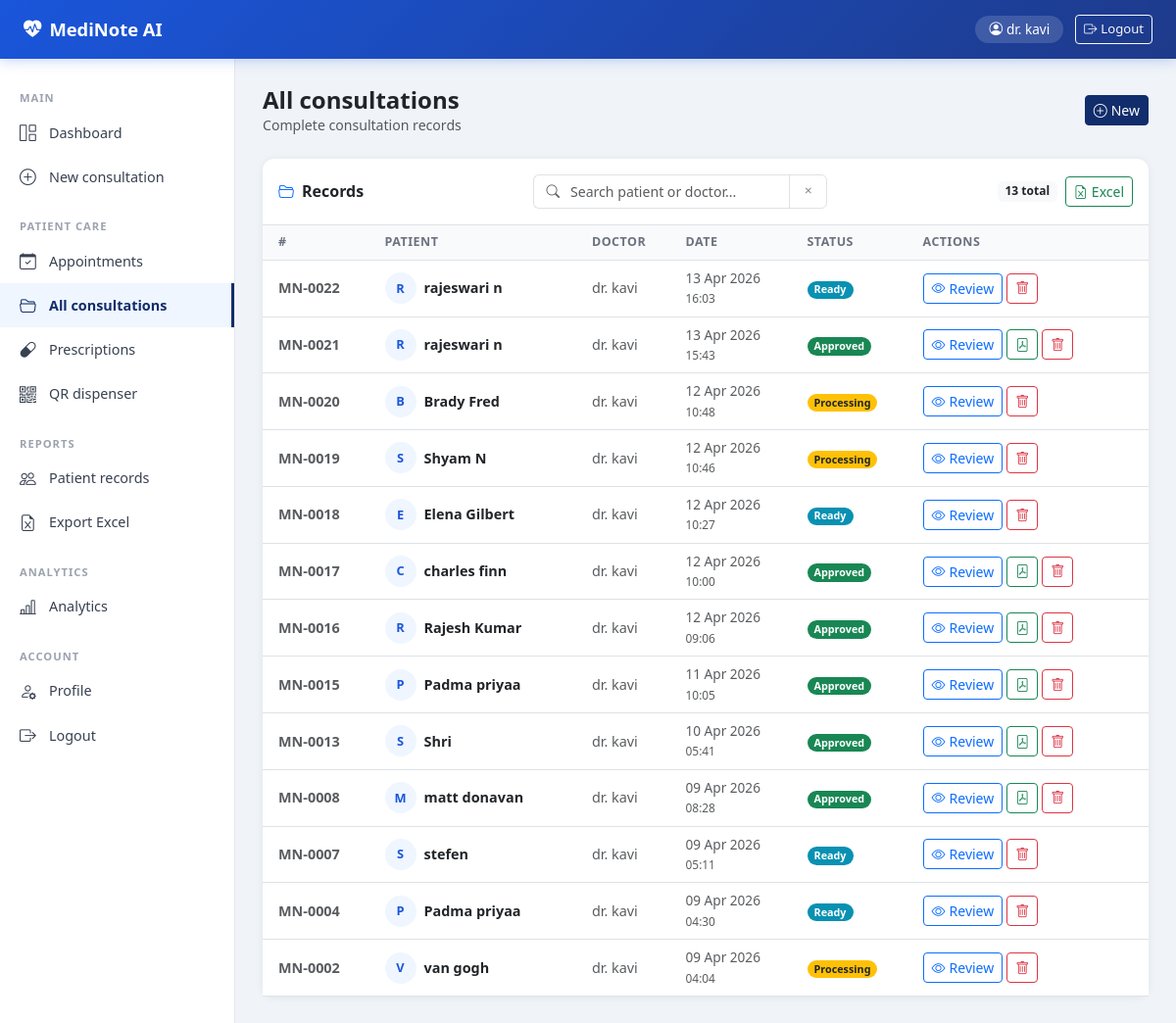
Page /consultations (signed in) on the committed database.
### models/consultation.py (models this page shows, shortened)
class User(UserMixin, db.Model):
    __tablename__ = "users"
    id            = db.Column(db.Integer, primary_key=True)
    name          = db.Column(db.String(100), nullable=False)
    email         = db.Column(db.String(120), unique=True, nullable=False)
    password_hash = db.Column(db.String(200))
    role          = db.Column(db.String(20), default="doctor")
    created_at    = db.Column(db.DateTime, default=datetime.utcnow)

class Consultation(db.Model):
    __tablename__ = "consultations"
    id           = db.Column(db.Integer, primary_key=True)
    patient_name = db.Column(db.String(100))
    doctor_name  = db.Column(db.String(100))
    audio_file   = db.Column(db.String(200))
    status       = db.Column(db.String(30), default="uploaded")
    created_at   = db.Column(db.DateTime, default=datetime.utcnow)
    approved_at  = db.Column(db.DateTime, nullable=True)
    transcripts  = db.relationship("Transcript", backref="consultation", lazy=True)
    entities     = db.relationship("Entity", backref="consultation", lazy=True)
    notes        = db.relationship("Note", backref="consultation", lazy=True)
    prescriptions = db.relationship("Prescription", backref="consultation", lazy=True)

### routes/dashboard.py (the view)
@dashboard_bp.route("/consultations")
@login_required
def all_consultations():
    consultations = Consultation.query.order_by(
        Consultation.created_at.desc()
    ).all()
    return render_template("all_consultations.html",
                           consultations=consultations)

### models/consultation.py (called while the page is built)
@login_manager.user_loader
def load_user(user_id):
    return User.query.get(int(user_id))

### templates/all_consultations.html (shortened to what this page needs)
{% extends "base.html" %}
{% block content %}
<div class="d-flex justify-content-between align-items-center mb-4">
  <div>
    <h4 class="fw-bold mb-0">All consultations</h4>
    <p class="text-muted mb-0" style="font-size:.88rem">
      Complete consultation records
    </p>
  </div>
  <a href="{{ url_for('consultation.consent') }}" class="btn btn-primary btn-sm">
    <i class="bi bi-plus-circle me-1"></i>New
  </a>
</div>
<div class="card">
  <div class="card-body p-0">
    <div class="d-flex justify-content-between align-items-center p-3 border-bottom gap-3">
      <h6 class="fw-bold mb-0 text-nowrap">
        <i class="bi bi-folder2-open me-2 text-primary"></i>Records
      </h6>
      <div class="input-group" style="max-width:300px">
        <span class="input-group-text bg-white border-end-0">
          <i class="bi bi-search text-muted" style="font-size:.85rem"></i>
        </span>
        <input type="text" id="search-input"
               class="form-control border-start-0 ps-0"
               placeholder="Search patient or doctor..."
               style="font-size:.88rem"
               oninput="filterTable(this.value)"/>
        <button class="btn btn-outline-secondary border"
                onclick="clearSearch()" style="font-size:.82rem">
          <i class="bi bi-x"></i>
        </button>
      </div>
      <div class="d-flex align-items-center gap-2">
        <span class="badge bg-light text-dark text-nowrap" id="result-count">
          {{ consultations|length }} total
        </span>
        <a href="{{ url_for('consultation.export_excel') }}"
           class="btn btn-sm btn-outline-success text-nowrap">
          <i class="bi bi-file-earmark-excel me-1"></i>Excel
        </a>
      </div>
    </div>
    {% if consultations %}
    <div class="table-responsive">
      <table class="table table-hover mb-0">
        <thead>
          <tr>
            <th class="ps-3">#</th>
            <th>Patient</th>
            <th>Doctor</th>
            <th>Date</th>
            <th>Status</th>
            <th class="pe-3">Actions</th>
          </tr>
        </thead>
        <tbody>
          {% for c in consultations %}
          <tr>
            <td class="ps-3 text-muted fw-bold">MN-{{ '%04d' % c.id }}</td>
            <td>
              <div class="d-flex align-items-center gap-2">
                <div style="width:32px;height:32px;border-radius:50%;
                            background:#eff6ff;color:#1a56db;
                            display:flex;align-items:center;justify-content:center;
                            font-size:.8rem;font-weight:700">
                  {{ c.patient_name[0].upper() }}
                </div>
                <span class="fw-semibold">{{ c.patient_name }}</span>
              </div>
            </td>
            <td class="text-muted">{{ c.doctor_name }}</td>
            <td class="text-muted" style="font-size:.85rem">
              {{ c.created_at.strftime("%d %b %Y") }}<br>
              <small>{{ c.created_at.strftime("%H:%M") }}</small>
            </td>
            <td>
              {% if c.status == "uploaded" %}
                <span class="badge rounded-pill bg-secondary">Uploaded</span>
              {% elif c.status == "processing" %}
                <span class="badge rounded-pill bg-warning text-dark">Processing</span>
              {% elif c.status == "transcribed" %}
                <span class="badge rounded-pill bg-info text-dark">Transcribed</span>
              {% elif c.status == "ready" %}
                <span class="badge rounded-pill"
                      style="background:#0891b2;color:#fff">Ready</span>
              {% elif c.status == "approved" %}
                <span class="badge rounded-pill bg-success">Approved</span>
              {% elif c.status == "error" %}
                <span class="badge rounded-pill bg-danger">Error</span>
              {% endif %}
            </td>
            <td class="pe-3">
              <div class="d-flex gap-1">
                <a href="{{ url_for('consultation.review', id=c.id) }}"
                   class="btn btn-sm btn-outline-primary">
                  <i class="bi bi-eye me-1"></i>Review
                </a>
                {% if c.status == "approved" %}
                <a href="{{ url_for('consultation.export_pdf', id=c.id) }}"
                   class="btn btn-sm btn-outline-success">
                  <i class="bi bi-file-pdf"></i>
                </a>
                {% endif %}
                <form method="POST"
                      action="{{ url_for('consultation.delete_consultation', id=c.id) }}"
                      class="d-inline"
                      onsubmit="return confirm('Delete this consultation?')">
                  <button type="submit" class="btn btn-sm btn-outline-danger">
                    <i class="bi bi-trash"></i>
                  </button>
                </form>
              </div>
            </td>
          </tr>
          {% endfor %}
        </tbody>
      </table>
    </div>
    {% else %}
    <div class="text-center text-muted py-5">
      <i class="bi bi-inbox" style="font-size:3rem;opacity:.3"></i>
      <p class="mt-3">No consultations yet</p>
    </div>
    {% endif %}
  </div>
</div>
{% endblock %}

### templates/base.html (shortened to what this page needs)
<!DOCTYPE html>
<html lang="en">
<head>
  <link href="https://cdn.jsdelivr.net/npm/bootstrap@5.3.0/dist/css/bootstrap.min.css" rel="stylesheet"/>
  <link href="https://cdn.jsdelivr.net/npm/bootstrap-icons@1.10.5/font/bootstrap-icons.css" rel="stylesheet"/>
</head>
<body>
{% set authenticated = current_user.is_authenticated %}
{% if authenticated %}
<div class="topbar">
  <a href="{{ url_for('dashboard.dashboard') }}" class="topbar-brand">
    <i class="bi bi-heart-pulse-fill"></i>MediNote AI
  </a>
  <div class="topbar-user">
    <span class="user-pill"><i class="bi bi-person-circle me-1"></i>{{ current_user.name }}</span>
    <a href="{{ url_for('auth.logout') }}" class="btn btn-sm btn-outline-light" style="font-size:.82rem">
      <i class="bi bi-box-arrow-right me-1"></i>Logout
    </a>
  </div>
</div>
<div class="sidebar">
    <div class="sidebar-label">Main</div>
    <a href="{{ url_for('dashboard.dashboard') }}"
       class="sidebar-link {% if request.endpoint == 'dashboard.dashboard' %}active{% endif %}">
      <i class="bi bi-grid-1x2"></i>Dashboard
    </a>
    <a href="{{ url_for('consultation.consent') }}"
       class="sidebar-link {% if request.endpoint in ['consultation.consent','consultation.upload'] %}active{% endif %}">
      <i class="bi bi-plus-circle"></i>New consultation
    </a>
    <div class="sidebar-label mt-2">Patient care</div>
    <a href="{{ url_for('patients.appointments') }}"
       class="sidebar-link {% if request.endpoint == 'patients.appointments' %}active{% endif %}">
      <i class="bi bi-calendar-check"></i>Appointments
    </a>
    <a href="{{ url_for('dashboard.all_consultations') }}"
       class="sidebar-link {% if request.endpoint == 'dashboard.all_consultations' %}active{% endif %}">
      <i class="bi bi-folder2-open"></i>All consultations
    </a>
    <a href="{{ url_for('patients.prescriptions') }}"
       class="sidebar-link {% if request.endpoint == 'patients.prescriptions' %}active{% endif %}">
      <i class="bi bi-capsule"></i>Prescriptions
    </a>
    <a href="{{ url_for('patients.qr_dispenser') }}"
       class="sidebar-link {% if request.endpoint == 'patients.qr_dispenser' %}active{% endif %}">
      <i class="bi bi-qr-code"></i>QR dispenser
    </a>
    <div class="sidebar-label mt-2">Reports</div>
    <a href="{{ url_for('patients.patient_list') }}"
       class="sidebar-link {% if request.endpoint in ['patients.patient_list','patients.patient_detail'] %}active{% endif %}">
      <i class="bi bi-people"></i>Patient records
    </a>
    <a href="{{ url_for('consultation.export_excel') }}"
       class="sidebar-link">
      <i class="bi bi-file-earmark-excel"></i>Export Excel
    </a>
    <div class="sidebar-label mt-2">Analytics</div>
    <a href="{{ url_for('patients.analytics') }}"
       class="sidebar-link {% if request.endpoint == 'patients.analytics' %}active{% endif %}">
      <i class="bi bi-bar-chart-line"></i>Analytics
    </a>
    <div class="sidebar-label mt-2">Account</div>
    <a href="{{ url_for('patients.profile') }}"
       class="sidebar-link {% if request.endpoint == 'patients.profile' %}active{% endif %}">
      <i class="bi bi-person-gear"></i>Profile
    </a>
    <a href="{{ url_for('auth.logout') }}" class="sidebar-link">
      <i class="bi bi-box-arrow-right"></i>Logout
    </a>
  </div>
{% endif %}
{% if authenticated %}
<div class="main-content">
{% else %}
<div class="container mt-4">
{% endif %}
  {% block content %}{% endblock %}
</div>
</body>
</html>

### templates/base.html (style rules this page uses)
:root { --primary:#112d6b; --primary-dk:#1341b8; --sidebar-w:240px; }
body { background:#f0f4f8; font-family:'Segoe UI',sans-serif; margin:0; }
.topbar { height:60px; background:linear-gradient(135deg,#1a56db 0%,#1e3a8a 100%); display:flex; align-items:center; padding:0 24px; position:fixed; top:0; left:0; right:0; z-index:1000; box-shadow:0 2px 12px rgba(26,86,219,.25); }
.topbar-brand { font-size:1.15rem; font-weight:700; color:#fff; text-decoration:none; }
.topbar-brand i { margin-right:8px; }
.topbar-user { margin-left:auto; display:flex; align-items:center; gap:12px; }
.user-pill { background:rgba(255,255,255,.15); border-radius:20px; padding:4px 14px; color:#fff; font-size:.85rem; }
.sidebar { width:var(--sidebar-w); background:#fff; position:fixed; top:60px; left:0; bottom:0; border-right:1px solid #e5e7eb; padding:20px 0; overflow-y:auto; z-index:900; }
.sidebar-label { font-size:.7rem; font-weight:700; color:#9ca3af; letter-spacing:1px; text-transform:uppercase; padding:12px 20px 4px; }
.sidebar-link { display:flex; align-items:center; gap:10px; padding:10px 20px; color:#374151; text-decoration:none; font-size:.9rem; transition:background .15s; }
.sidebar-link.active { background:#eff6ff; color:var(--primary); border-right:3px solid var(--primary); font-weight:600; }
.sidebar-link i { font-size:1.05rem; width:20px; }
.main-content { margin-left:var(--sidebar-w); margin-top:60px; padding:28px; min-height:calc(100vh - 60px); }
.card { border:none!important; border-radius:12px!important; box-shadow:0 1px 8px rgba(0,0,0,.07)!important; }
.btn-primary { background:var(--primary)!important; border-color:var(--primary)!important; }
.table th { font-size:.78rem; font-weight:600; text-transform:uppercase; letter-spacing:.5px; color:#6b7280; background:#f9fafb; }
.table td { font-size:.9rem; vertical-align:middle; }

### rows in the picture
User: name "dr. kavi"
Consultation: id "0022", patient_name "R", patient_name "rajeswari n", doctor_name "dr. kavi", created_at "13 Apr 2026", created_at "16:03", status "Ready"
Consultation: id "0021", patient_name "R", patient_name "rajeswari n", doctor_name "dr. kavi", created_at "13 Apr 2026", created_at "15:43", status "Approved"
Consultation: id "0020", patient_name "B", patient_name "Brady Fred", doctor_name "dr. kavi", created_at "12 Apr 2026", created_at "10:48", status "Processing"
Consultation: id "0019", patient_name "S", patient_name "Shyam N", doctor_name "dr. kavi", created_at "12 Apr 2026", created_at "10:46", status "Processing"
Consultation: id "0018", patient_name "E", patient_name "Elena Gilbert", doctor_name "dr. kavi", created_at "12 Apr 2026", created_at "10:27", status "Ready"
Consultation: id "0017", patient_name "C", patient_name "charles finn", doctor_name "dr. kavi", created_at "12 Apr 2026", created_at "10:00", status "Approved"
Consultation: id "0016", patient_name "R", patient_name "Rajesh Kumar", doctor_name "dr. kavi", created_at "12 Apr 2026", created_at "09:06", status "Approved"
Consultation: id "0015", patient_name "P", patient_name "Padma priyaa", doctor_name "dr. kavi", created_at "11 Apr 2026", created_at "10:05", status "Approved"
Consultation: id "0013", patient_name "S", patient_name "Shri", doctor_name "dr. kavi", created_at "10 Apr 2026", created_at "05:41", status "Approved"
Consultation: id "0008", patient_name "M", patient_name "matt donavan", doctor_name "dr. kavi", created_at "09 Apr 2026", created_at "08:28", status "Approved"
Consultation: id "0007", patient_name "S", patient_name "stefen", doctor_name "dr. kavi", created_at "09 Apr 2026", created_at "05:11", status "Ready"
Consultation: id "0004", patient_name "P", patient_name "Padma priyaa", doctor_name "dr. kavi", created_at "09 Apr 2026", created_at "04:30", status "Ready"
Consultation: id "0002", patient_name "V", patient_name "van gogh", doctor_name "dr. kavi", created_at "09 Apr 2026", created_at "04:04", status "Processing"

### other values in the picture
{{ consultations|length }} "13"
